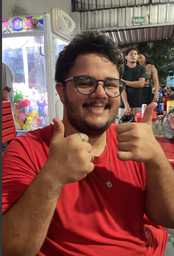
#> input picture Trabalho1_PI/image4.png, 174 x 256 px, shrunk from 421 x 620 before the run
$ python Trabalho1.py
#> lines starting #> are read from the running program, lines starting #| are printed output that depends on the picture
import cv2
import numpy as np
import matplotlib.pyplot as plt
import time

# =========================================================
# CONFIGURAÇÃO: APENAS MUDAR ESTE NOME DE ARQUIVO
# =========================================================
NOME_IMAGEM_ENTRADA = "image4.png"
# =========================================================

# -------------------------
# Interpolação - Vizinho Mais Próximo
# -------------------------
def nearest_neighbor_resize(img, new_width, new_height):
    height, width = img.shape[:2]
    if new_width <= 0 or new_height <= 0:
        return np.zeros_like(img, dtype=img.dtype)
    resized = np.zeros((new_height, new_width, img.shape[2]), dtype=img.dtype)
    x_ratio = width / new_width
    y_ratio = height / new_height
    for y in range(new_height):
        for x in range(new_width):
            orig_x = int(round(x * x_ratio))
            orig_y = int(round(y * y_ratio))
            orig_x = min(orig_x, width - 1)
            orig_y = min(orig_y, height - 1)
            resized[y, x] = img[orig_y, orig_x]
    return resized

# -------------------------
# Interpolação - Bilinear
# -------------------------
def bilinear_resize(img, new_width, new_height):
    height, width = img.shape[:2]
    if new_width <= 0 or new_height <= 0:
        return np.zeros_like(img, dtype=img.dtype)
    resized = np.zeros((new_height, new_width, img.shape[2]), dtype=img.dtype)
    x_ratio = (width - 1) / (new_width - 1) if new_width > 1 else 0
    y_ratio = (height - 1) / (new_height - 1) if new_height > 1 else 0
    for y in range(new_height):
        for x in range(new_width):
            x_orig_float = x * x_ratio
            y_orig_float = y * y_ratio
            x_l = int(np.floor(x_orig_float))
            y_l = int(np.floor(y_orig_float))
            x_h = min(x_l + 1, width - 1)
            y_h = min(y_l + 1, height - 1)
            x_weight = x_orig_float - x_l
            y_weight = y_orig_float - y_l
            a = img[y_l, x_l]
            b = img[y_l, x_h]
            c = img[y_h, x_l]
            d = img[y_h, x_h]
            pixel = (a * (1 - x_weight) * (1 - y_weight) +
                     b * x_weight * (1 - y_weight) +
                     c * (1 - x_weight) * y_weight +
                     d * x_weight * y_weight)
            resized[y, x] = pixel.astype(img.dtype)
    return resized

# -------------------------
# Função para carregar ou gerar a imagem
# -------------------------
def carregar_ou_gerar_imagem(nome_arquivo):
#> called with nome_arquivo = 'image4.png'
    img = cv2.imread(nome_arquivo)
#> img is the input picture: shape (256, 174, 3); mean B, G, R 77.4, 84.3, 133.1
    if img is None:
        print(f"Arquivo '{nome_arquivo}' não encontrado. Gerando uma imagem de teste...")
        largura_amostra, altura_amostra = 200, 200
        img_teste = np.zeros((altura_amostra, largura_amostra, 3), dtype=np.uint8)

        # Desenha um gradiente diagonal
        for y in range(altura_amostra):
            for x in range(largura_amostra):
                img_teste[y, x, 0] = int((x + y) / (largura_amostra + altura_amostra) * 255)
                img_teste[y, x, 1] = int(x / largura_amostra * 255)
                img_teste[y, x, 2] = int(y / altura_amostra * 255)

        # Adiciona formas para testar bordas nítidas
        cv2.line(img_teste, (10, 10), (190, 190), (255, 255, 255), 2)
        cv2.circle(img_teste, (100, 100), 40, (255, 0, 255), 3)
        cv2.rectangle(img_teste, (20, 160), (60, 180), (0, 255, 255), -1)

        cv2.imwrite(nome_arquivo, img_teste)
        img = cv2.imread(nome_arquivo)

    return cv2.cvtColor(img, cv2.COLOR_BGR2RGB)

# -------------------------
# Testando com a imagem especificada
# -------------------------
if __name__ == "__main__":
    img = carregar_ou_gerar_imagem(NOME_IMAGEM_ENTRADA)

    if img is None:
        exit()

    original_height, original_width = img.shape[:2]
#> original_height = 256; original_width = 174

    # Define os tamanhos para a redução de amostragem
    tamanhos_amostragem = [original_width // 2, original_width // 4, original_width // 8, original_width // 16, original_width // 32]
#> tamanhos_amostragem = [87, 43, 21, 10, 5]

    # Listas para armazenar os resultados e tempos de processamento
    resultados_nn = []
    tempos_nn = []
    resultados_bl = []
    tempos_bl = []

    for tamanho in tamanhos_amostragem:
        # Processamento com Vizinho Mais Próximo
        start_time_nn = time.time()
        img_reduzida_nn = nearest_neighbor_resize(img, tamanho, tamanho)
        img_ampliada_nn = nearest_neighbor_resize(img_reduzida_nn, original_width, original_height)
        end_time_nn = time.time()
        resultados_nn.append(img_ampliada_nn)
        tempos_nn.append(end_time_nn - start_time_nn)

        # Processamento com Bilinear
        start_time_bl = time.time()
        img_reduzida_bl = bilinear_resize(img, tamanho, tamanho)
        img_ampliada_bl = bilinear_resize(img_reduzida_bl, original_width, original_height)
        end_time_bl = time.time()
        resultados_bl.append(img_ampliada_bl)
        tempos_bl.append(end_time_bl - start_time_bl)
#> this loop made 5 passes
#> pass 1, `img_reduzida_nn = nearest_neighbor_resize(img, tamanho, tamanho)`:
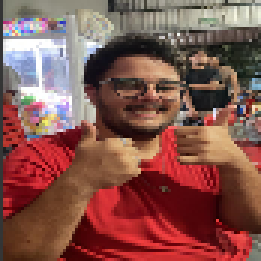
#> img_reduzida_nn: shape (87, 87, 3) (shown 3 times larger); mean R, G, B 132.9, 84.5, 77.5
#> pass 1, `img_ampliada_nn = nearest_neighbor_resize(img_reduzida_nn, original_wi..`:
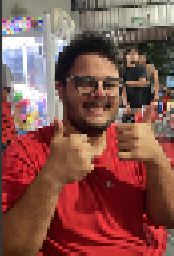
#> img_ampliada_nn: shape (256, 174, 3); mean R, G, B 132.9, 84.2, 77.2
#> pass 1, `img_reduzida_bl = bilinear_resize(img, tamanho, tamanho)`:
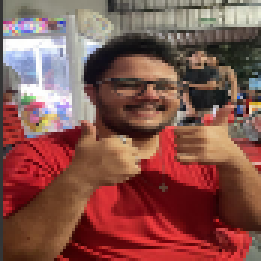
#> img_reduzida_bl: shape (87, 87, 3) (shown 3 times larger); mean R, G, B 132.6, 83.9, 77
#> pass 1, `img_ampliada_bl = bilinear_resize(img_reduzida_bl, original_width, ori..`:
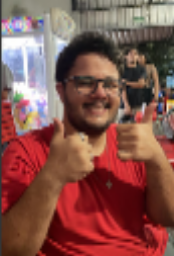
#> img_ampliada_bl: shape (256, 174, 3); mean R, G, B 132.3, 83.5, 76.5
#> after the loop, resultados_bl = 5 items; resultados_nn = 5 items; tempos_bl = [0.774, 0.668, 0.665, 0.642, 0.649]; tempos_nn = [0.0976, 0.0582, 0.056, 0.0556, 0.0548]

    # Exibe os resultados em uma grade
    fig, axes = plt.subplots(3, 5, figsize=(20, 12))
    fig.suptitle('Comparação de Interpolação', fontsize=18)

    # Plota a imagem original na primeira linha (ocupa 5 posições)
    for i in range(5):
        if i == 2:  # Plota a imagem original no meio da primeira linha
            axes[0, i].imshow(img)
            axes[0, i].set_title(f"Original ({original_width}x{original_height})", fontsize=14)
        axes[0, i].axis('off')

    # Plota os resultados de Vizinho Mais Próximo na segunda linha
    for i in range(5):
        axes[1, i].imshow(resultados_nn[i])
        axes[1, i].set_title(f"Vizinho\n{tamanhos_amostragem[i]}px\nTempo: {tempos_nn[i]:.4f}s", fontsize=10)
        axes[1, i].axis('off')

    # Plota os resultados de Bilinear na terceira linha
    for i in range(5):
        axes[2, i].imshow(resultados_bl[i])
        axes[2, i].set_title(f"Bilinear\n{tamanhos_amostragem[i]}px\nTempo: {tempos_bl[i]:.4f}s", fontsize=10)
        axes[2, i].axis('off')

    plt.tight_layout(rect=[0, 0.03, 1, 0.95])
    plt.show()
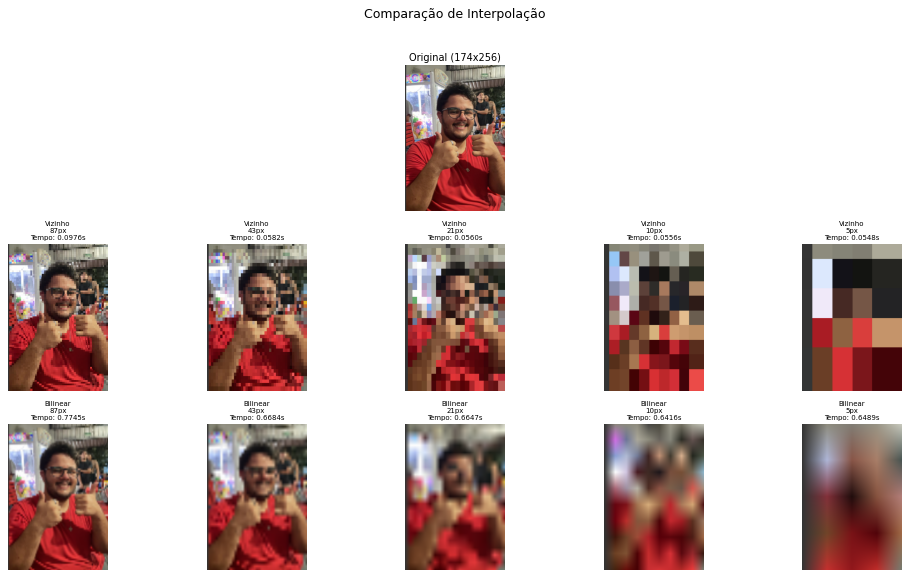
#> figure drawn by matplotlib, 11 panels

$ run again, with Trabalho1_PI/image1.png copied over Trabalho1_PI/image4.png
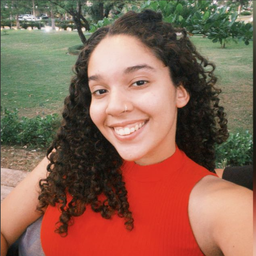
#> input picture Trabalho1_PI/image1.png, 256 x 256 px, shrunk from 796 x 796 before the run
#> in carregar_ou_gerar_imagem, img is the input picture: shape (256, 256, 3); mean B, G, R 83.2, 101, 137.8
#> the loop `for tamanho in tamanhos_amostragem:` made 5 passes
#> pass 1, `img_ampliada_nn = nearest_neighbor_resize(img_reduzida_nn, original_wi..`:
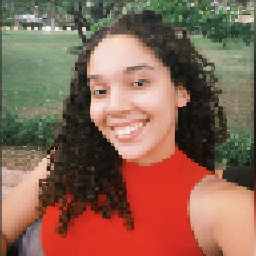
#> img_ampliada_nn: shape (256, 256, 3); mean R, G, B 137.7, 100.9, 83.3
#> pass 1, `img_ampliada_bl = bilinear_resize(img_reduzida_bl, original_width, ori..`:
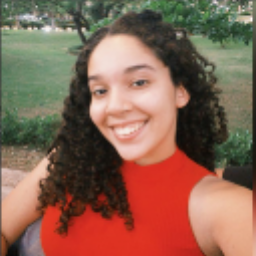
#> img_ampliada_bl: shape (256, 256, 3); mean R, G, B 136.6, 99.8, 82.1
#> after the loop `for tamanho in tamanhos_amostragem:`: resultados_bl = 5 items; tempos_bl = [1.26, 1.04, 0.991, 0.95, 0.954]; tempos_nn = [0.121, 0.147, 0.0864, 0.0816, 0.0818]

$ run again, with Trabalho1_PI/image2.png copied over Trabalho1_PI/image4.png
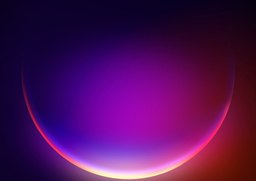
#> input picture Trabalho1_PI/image2.png, 256 x 181 px, shrunk from 1249 x 883 before the run
#> in carregar_ou_gerar_imagem, img is the input picture: shape (181, 256, 3); mean B, G, R 86.9, 14.9, 78.3
#> the loop `for tamanho in tamanhos_amostragem:` made 5 passes
#> pass 1, `img_reduzida_nn = nearest_neighbor_resize(img, tamanho, tamanho)`:
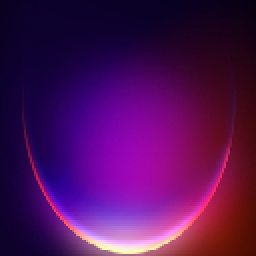
#> img_reduzida_nn: shape (128, 128, 3) (shown 2 times larger); mean R, G, B 78.1, 14.8, 86.9
#> after the loop `for tamanho in tamanhos_amostragem:`: resultados_bl = 5 items; tempos_bl = [0.922, 0.735, 0.695, 0.734, 0.686]; tempos_nn = [0.0872, 0.0658, 0.0604, 0.0632, 0.0585]
